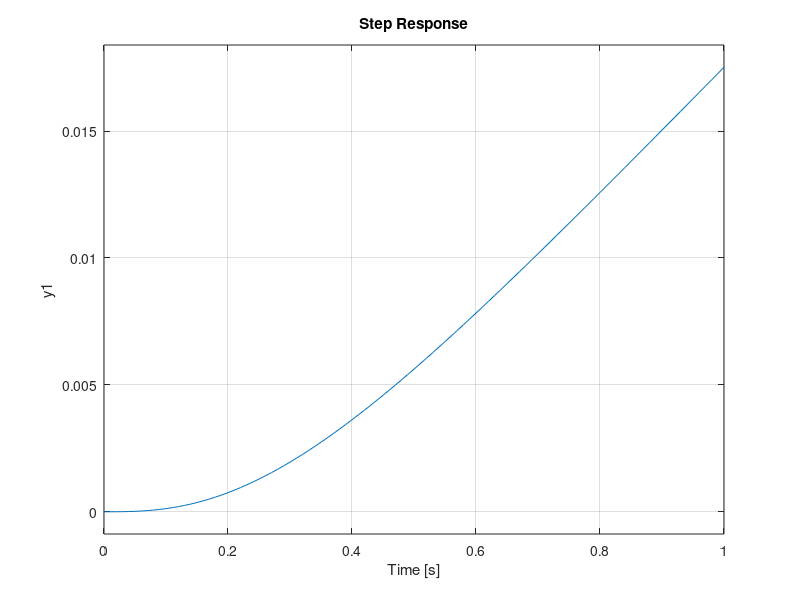

Reproduce this figure in MATLAB.
b = [0, 0, 0, 1];
a = [1, 12, 40, 0];

H = tf(b, a);
tvals = linspace(0, 10, 100);

u = 1 - (sqrt(10)/4)*exp(-6*tvals).*sin(2*tvals + atan(1/3));

figure; 
step(H)